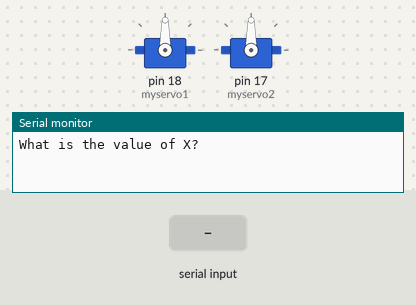
A sketch run on a simulated Arduino Uno, built with avr-gcc and run on an emulated ATmega328P. On the bench: 2 × servo, the last lines printed to the serial monitor. The inputs (shaded band) are chosen by the test bench.

Above: at 1.2 s.
1.3 s: "90,45\n" received over Serial
At 2.7 s:
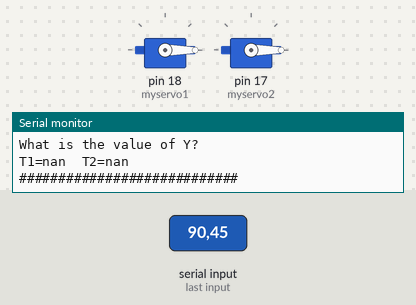
3.3 s: "0\n" received over Serial
Timing chart, 0 to 6.3 s (numbered marks = the images above; inputs shaded):
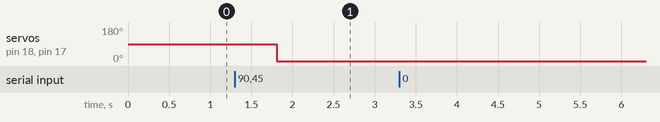

Measured:
- after the input at 1.3 s, servo on pin 18 (myservo1), servo on pin 17 (myservo2): 90° → 0° after 0.51 s

The sketch:

2dof_sim.ino
```cpp
#include <Servo.h>
// Create servo object to control a servo
Servo myservo1;
Servo myservo2;
// Variables
float a2 = 1;
float a4 = 1;
float X;
float Y;
float phi1, phi2, phi3, r1, T1, T2, theta1, theta2;


void setup() {
  Serial.begin(9600);
  myservo1.attach(18);  // Attach Servos
  myservo2.attach(17);

  }

void loop() {
  Serial.println("What is the value of X?");
  while (Serial.available() == 0) {}
  X = Serial.parseFloat();
    Serial.println("What is the value of Y?");
  while (Serial.available() == 0) {}
  Y = Serial.parseFloat();
  delay(500);

    r1 = sqrt(X * X + Y * Y);
    phi1 = acos(((a4 * a4) - (a2 * a2) - (r1 * r1)) / (-2 * a2 * r1));
    phi2 = atan2(Y, X);
    phi3 = acos(((r1 * r1) - (a2 * a2) - (a4 * a4)) / (-2 * a2 * a4));
    //Theta 1 in radians
    T1 = phi2 - phi1;
    //Theta2 is (180 degrees - angle phi3)
    T2 = 3.14 - phi3;
    //Theta in Degrees
    T1 = T1 * (180 / 3.14);
    T2 = T2 * (180 / 3.14);
    //Print calculated angles
    Serial.print("T1=");
    Serial.print(T1);
    Serial.print("\t");
    Serial.print("T2=");
    Serial.println(T2);
    // Angles adjusted within servo span
    theta1 = 180 - T1;
    theta2 = 90 - T2;
   //Send command to servo to
    myservo1.write(theta1);
    myservo2.write(theta2);

    Serial.println("############################");
    delay(1000);
  }
```
